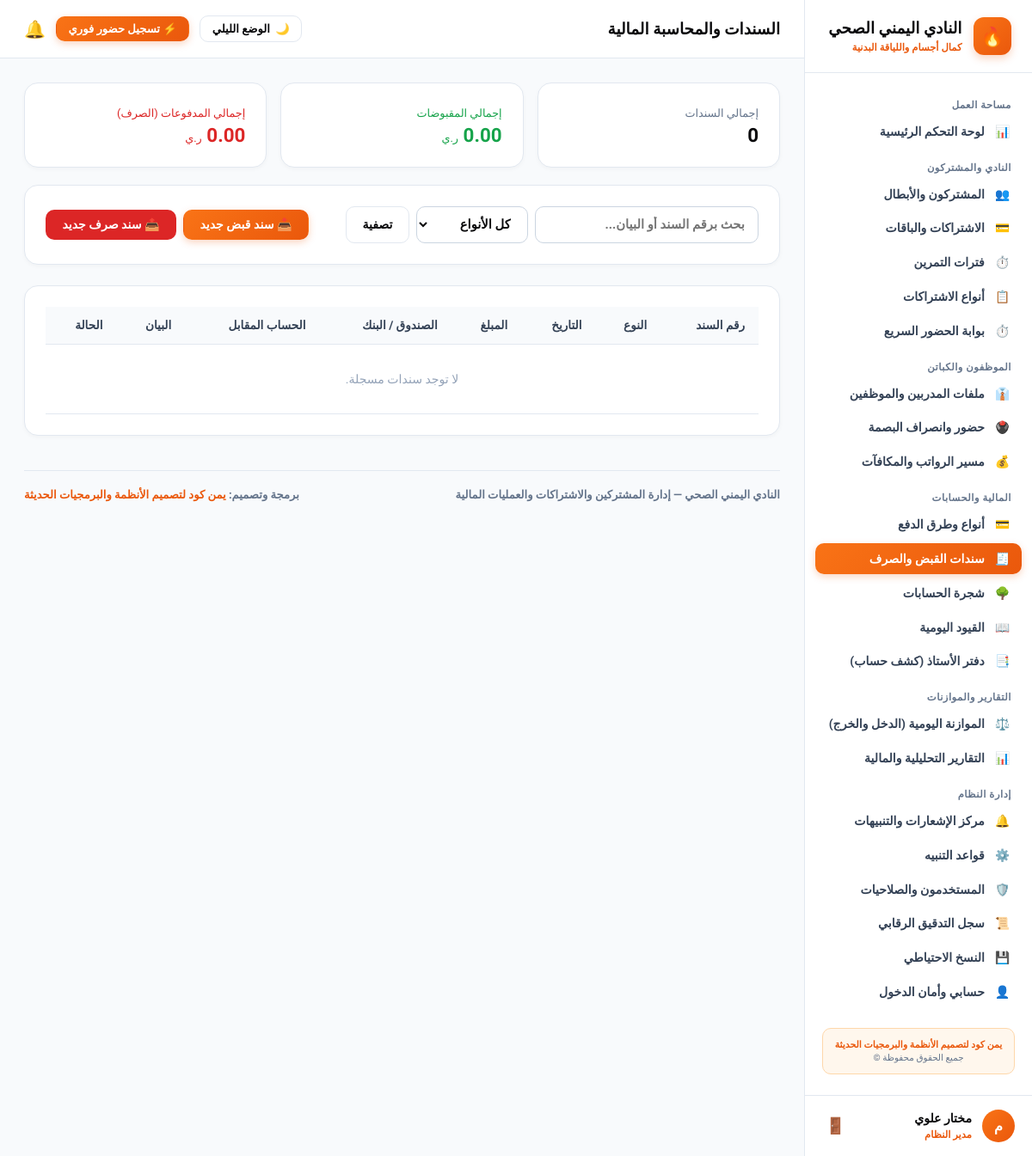
/accounting/vouchers (signed in), run on an earlier commit of the app's database.
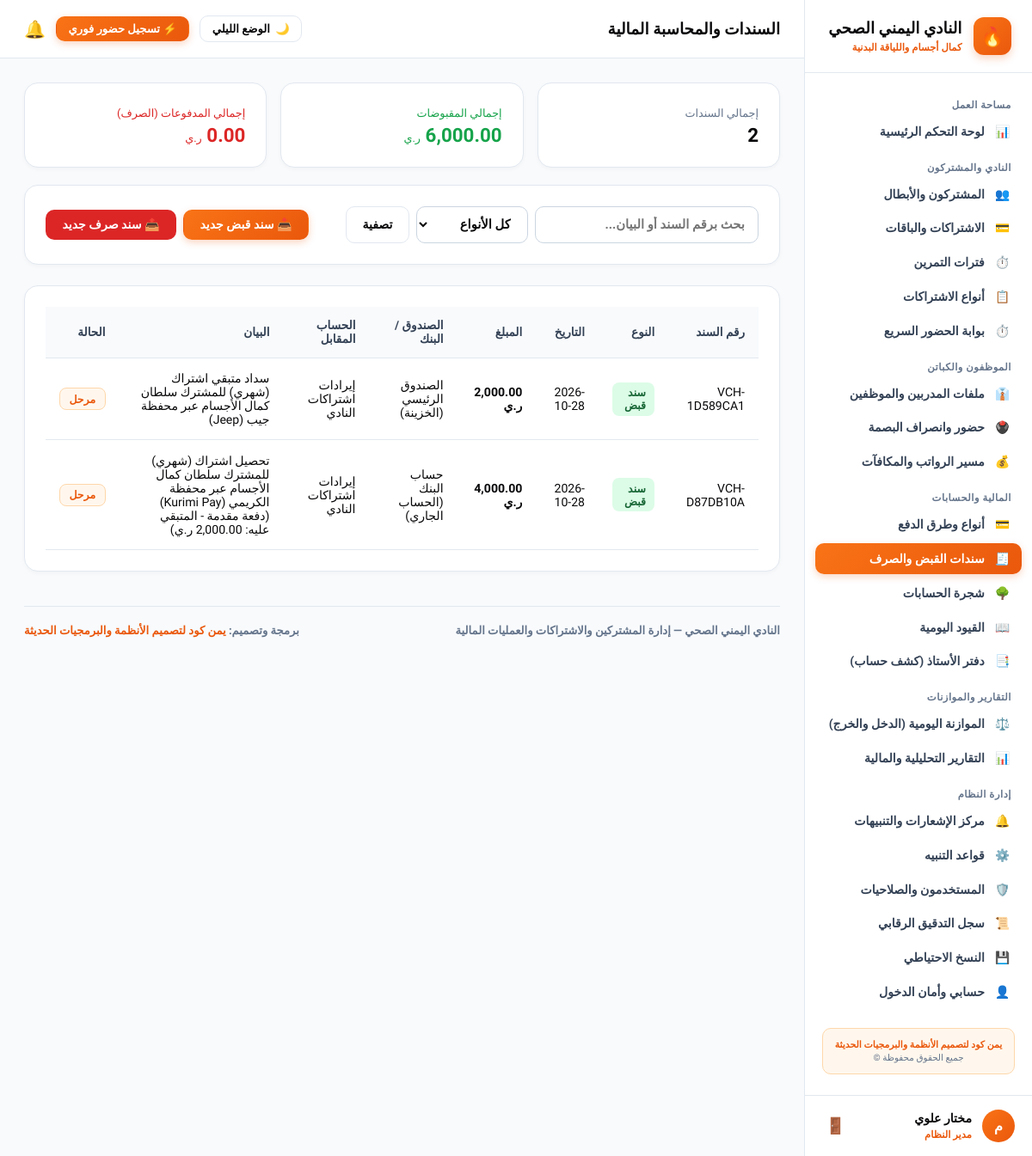
And on a later commit of the database.
### app/models.py (models this page shows, shortened)
class User(UserMixin, db.Model):
    __tablename__ = "users"
    id = db.Column(db.Integer, primary_key=True)
    username = db.Column(db.String(80), unique=True, nullable=False)
    password_hash = db.Column(db.String(255), nullable=False)
    full_name = db.Column(db.String(120), nullable=False)
    role_name = db.Column(db.String(50), default="مدير النظام")
    is_active = db.Column(db.Boolean, default=True)
    created_at = db.Column(db.DateTime, default=datetime.utcnow)

class Voucher(db.Model):
    __tablename__ = "vouchers"
    id = db.Column(db.Integer, primary_key=True)
    voucher_number = db.Column(db.String(50), unique=True, nullable=False)
    voucher_type = db.Column(db.String(20), nullable=False)
    voucher_date = db.Column(db.Date, default=date.today)
    amount = db.Column(db.Float, nullable=False, default=0.0)
    account_id = db.Column(db.Integer, db.ForeignKey("accounts.id"), nullable=False)
    contra_account_id = db.Column(db.Integer, db.ForeignKey("accounts.id"), nullable=False)
    description = db.Column(db.String(255), nullable=True)
    status = db.Column(db.String(30), default="مرحل")
    created_at = db.Column(db.DateTime, default=datetime.utcnow)
    account = db.relationship("Account", foreign_keys=[account_id])
    contra_account = db.relationship("Account", foreign_keys=[contra_account_id])

class Account(db.Model):
    __tablename__ = "accounts"
    id = db.Column(db.Integer, primary_key=True)
    code = db.Column(db.String(30), unique=True, nullable=False)
    name = db.Column(db.String(150), nullable=False)
    parent_id = db.Column(db.Integer, db.ForeignKey("accounts.id"), nullable=True)
    node_type = db.Column(db.String(30), default="فرعي")
    is_postable = db.Column(db.Boolean, default=True)
    balance = db.Column(db.Float, default=0.0)
    children = db.relationship("Account", backref=db.backref("parent", remote_side=[id]), lazy=True)

### app/routes/accounting.py (the view, shortened to what this page needs)
@accounting_bp.route("/vouchers", methods=["GET", "POST"])
@login_required
def vouchers():
    q = request.args.get("q", "").strip()
    v_type = request.args.get("type", "")
    query = Voucher.query
    if q:
        query = query.filter((Voucher.voucher_number.contains(q)) | (Voucher.description.contains(q)))
    if v_type:
        query = query.filter(Voucher.voucher_type == v_type)
    all_vouchers = query.order_by(Voucher.id.desc()).all()
    cash_accounts = Account.query.filter(Account.node_type.in_(["صندوق", "بنك"])).all()
    all_postable_accounts = Account.query.filter_by(is_postable=True).all()
    total_receipts = sum(v.amount for v in all_vouchers if v.voucher_type == "قبض")
    total_payments = sum(v.amount for v in all_vouchers if v.voucher_type == "صرف")
    return render_template(
        "accounting/vouchers.html",
        vouchers=all_vouchers,
        cash_accounts=cash_accounts,
        postable_accounts=all_postable_accounts,
        total_receipts=total_receipts,
        total_payments=total_payments,
        q=q,
        type=v_type
    )

### app/templates/accounting/vouchers.html (shortened to what this page needs)
{% extends "base.html" %}
{% block header_title %}السندات والمحاسبة المالية{% endblock %}
{% block content %}
<div style="display: grid; grid-template-columns: repeat(auto-fit, minmax(200px, 1fr)); gap: 1rem; margin-bottom: 1.25rem;">
  <div class="card" style="margin: 0;">
    <span style="font-size: 0.8rem; color: #64748b;">إجمالي السندات</span>
    <h3 style="margin: 0.25rem 0 0 0; font-size: 1.4rem;">{{ vouchers|length }}</h3>
  </div>
  <div class="card" style="margin: 0;">
    <span style="font-size: 0.8rem; color: #16a34a;">إجمالي المقبوضات</span>
    <h3 style="margin: 0.25rem 0 0 0; font-size: 1.4rem; color: #16a34a;">{{ "{:,.2f}".format(total_receipts) }} <span style="font-size: 0.8rem; font-weight: normal;">ر.ي</span></h3>
  </div>
  <div class="card" style="margin: 0;">
    <span style="font-size: 0.8rem; color: #dc2626;">إجمالي المدفوعات (الصرف)</span>
    <h3 style="margin: 0.25rem 0 0 0; font-size: 1.4rem; color: #dc2626;">{{ "{:,.2f}".format(total_payments) }} <span style="font-size: 0.8rem; font-weight: normal;">ر.ي</span></h3>
  </div>
</div>
<div class="card" style="display: flex; justify-content: space-between; align-items: center; flex-wrap: wrap; gap: 1rem;">
  <form method="GET" action="{{ url_for('accounting.vouchers') }}" style="display: flex; gap: 0.5rem; flex: 1; max-width: 480px;">
    <input type="text" name="q" value="{{ q }}" placeholder="بحث برقم السند أو البيان..." class="form-control">
    <select name="type" class="form-control" style="max-width: 130px;">
      <option value="">كل الأنواع</option>
    </select>
    <button type="submit" class="btn btn-secondary">تصفية</button>
  </form>
  <div style="display: flex; gap: 0.5rem;">
    <button type="button" class="btn btn-primary" onclick="openNewVoucherModal('قبض')">📥 سند قبض جديد</button>
    <button type="button" class="btn btn-danger" onclick="openNewVoucherModal('صرف')">📤 سند صرف جديد</button>
  </div>
</div>
<div class="card">
  <div class="table-responsive">
    <table>
      <thead>
        <tr>
          <th>رقم السند</th>
          <th>النوع</th>
          <th>التاريخ</th>
          <th>المبلغ</th>
          <th>الصندوق / البنك</th>
          <th>الحساب المقابل</th>
          <th>البيان</th>
          <th>الحالة</th>
        </tr>
      </thead>
      <tbody>
        {% for v in vouchers %}
        <tr>
          <td><code>{{ v.voucher_number }}</code></td>
          <td>
            {% if v.voucher_type == 'قبض' %}
              <span class="badge badge-success">سند قبض</span>
            {% else %}
              <span class="badge badge-danger">سند صرف</span>
            {% endif %}
          </td>
          <td>{{ v.voucher_date }}</td>
          <td><strong>{{ "{:,.2f}".format(v.amount) }} ر.ي</strong></td>
          <td>{{ v.account.name }}</td>
          <td>{{ v.contra_account.name }}</td>
          <td>{{ v.description or '-' }}</td>
          <td><span class="badge badge-info">{{ v.status }}</span></td>
        </tr>
        {% else %}
        <tr>
          <td colspan="8" style="text-align: center; color: #94a3b8; padding: 2rem;">لا توجد سندات مسجلة.</td>
        </tr>
        {% endfor %}
      </tbody>
    </table>
  </div>
</div>
{% endblock %}

### app/templates/base.html (shortened to what this page needs)
<!doctype html>
<html lang="ar" dir="rtl" data-theme="light">
<head>
  <link rel="stylesheet" href="{{ url_for('static', filename='css/theme-iron.css') }}">
</head>
<body>
  <div class="layout-root">
    <aside class="sidebar">
      <a href="{{ url_for('dashboard.index') }}" class="sidebar-brand">
        <div class="brand-icon">🔥</div>
        <div>
          <strong style="font-size: 1.15rem; display: block; line-height: 1.25; font-weight: 900;">النادي اليمني الصحي</strong>
          <span style="font-size: 0.72rem; color: var(--primary); font-weight: 800;">كمال أجسام واللياقة البدنية</span>
        </div>
      </a>
      <div class="sidebar-nav">
        <div class="nav-group-title">مساحة العمل</div>
        <a href="{{ url_for('dashboard.index') }}" class="nav-link {% if request.path == '/dashboard/' %}active{% endif %}">
          <span>📊</span>
          <span>لوحة التحكم الرئيسية</span>
        </a>
        <div class="nav-group-title">النادي والمشتركون</div>
        <a href="{{ url_for('members.index') }}" class="nav-link {% if '/members' in request.path %}active{% endif %}">
          <span>👥</span>
          <span>المشتركون والأبطال</span>
        </a>
        <a href="{{ url_for('subscriptions.index') }}" class="nav-link {% if request.path == '/subscriptions/' %}active{% endif %}">
          <span>💳</span>
          <span>الاشتراكات والباقات</span>
        </a>
        <a href="{{ url_for('shifts.index') }}" class="nav-link {% if '/shifts' in request.path %}active{% endif %}">
          <span>⏱️</span>
          <span>فترات التمرين</span>
        </a>
        <a href="{{ url_for('subscriptions.plans') }}" class="nav-link {% if '/subscriptions/plans' in request.path %}active{% endif %}">
          <span>📋</span>
          <span>أنواع الاشتراكات</span>
        </a>
        <a href="{{ url_for('attendance.index') }}" class="nav-link {% if '/member-attendance' in request.path %}active{% endif %}">
          <span>⏱️</span>
          <span>بوابة الحضور السريع</span>
        </a>
        <div class="nav-group-title">الموظفون والكباتن</div>
        <a href="{{ url_for('employees.index') }}" class="nav-link {% if request.path == '/employees/' %}active{% endif %}">
          <span>👔</span>
          <span>ملفات المدربين والموظفين</span>
        </a>
        <a href="{{ url_for('employees.attendance') }}" class="nav-link {% if '/employees/attendance' in request.path %}active{% endif %}">
          <span>🖲️</span>
          <span>حضور وانصراف البصمة</span>
        </a>
        <a href="{{ url_for('employees.payroll') }}" class="nav-link {% if '/employees/payroll' in request.path %}active{% endif %}">
          <span>💰</span>
          <span>مسير الرواتب والمكافآت</span>
        </a>
        <div class="nav-group-title">المالية والحسابات</div>
        <a href="{{ url_for('payments.methods') }}" class="nav-link {% if '/payments/methods' in request.path %}active{% endif %}">
          <span>💳</span>
          <span>أنواع وطرق الدفع</span>
        </a>
        <a href="{{ url_for('accounting.vouchers') }}" class="nav-link {% if '/accounting/vouchers' in request.path %}active{% endif %}">
          <span>🧾</span>
          <span>سندات القبض والصرف</span>
        </a>
        <a href="{{ url_for('accounting.accounts') }}" class="nav-link {% if '/accounting/accounts' in request.path %}active{% endif %}">
          <span>🌳</span>
          <span>شجرة الحسابات</span>
        </a>
        <a href="{{ url_for('accounting.journal') }}" class="nav-link {% if '/accounting/journal' in request.path %}active{% endif %}">
          <span>📖</span>
          <span>القيود اليومية</span>
        </a>
        <a href="{{ url_for('accounting.ledger') }}" class="nav-link {% if '/accounting/ledger' in request.path %}active{% endif %}">
          <span>📑</span>
          <span>دفتر الأستاذ (كشف حساب)</span>
        </a>
        <div class="nav-group-title">التقارير والموازنات</div>
        <a href="{{ url_for('reports.daily_balance') }}" class="nav-link {% if '/reports/daily-balance' in request.path %}active{% endif %}">
          <span>⚖️</span>
          <span>الموازنة اليومية (الدخل والخرج)</span>
        </a>
        <a href="{{ url_for('reports.index') }}" class="nav-link {% if request.path == '/reports/' %}active{% endif %}">
          <span>📊</span>
          <span>التقارير التحليلية والمالية</span>
        </a>
        <div class="nav-group-title">إدارة النظام</div>
        <a href="{{ url_for('notifications.index') }}" class="nav-link {% if request.path == '/notifications/' %}active{% endif %}">
          <span>🔔</span>
          <span>مركز الإشعارات والتنبيهات</span>
        </a>
        <a href="{{ url_for('notifications.rules') }}" class="nav-link {% if '/notifications/rules' in request.path %}active{% endif %}">
          <span>⚙️</span>
          <span>قواعد التنبيه</span>
        </a>
        <a href="{{ url_for('auth.users') }}" class="nav-link {% if '/auth/users' in request.path %}active{% endif %}">
          <span>🛡️</span>
          <span>المستخدمون والصلاحيات</span>
        </a>
        <a href="{{ url_for('system.audit') }}" class="nav-link {% if '/system/audit' in request.path %}active{% endif %}">
          <span>📜</span>
          <span>سجل التدقيق الرقابي</span>
        </a>
        <a href="{{ url_for('system.backup') }}" class="nav-link {% if '/system/backup' in request.path %}active{% endif %}">
          <span>💾</span>
          <span>النسخ الاحتياطي</span>
        </a>
        <a href="{{ url_for('auth.profile') }}" class="nav-link {% if '/auth/profile' in request.path %}active{% endif %}">
          <span>👤</span>
          <span>حسابي وأمان الدخول</span>
        </a>
        <div style="margin: 1.5rem 0.5rem 0.5rem 0.5rem; padding: 0.75rem; background: var(--badge-fire-bg); border: 1px solid var(--badge-fire-border); border-radius: 10px; text-align: center;">
          <span style="display: block; font-size: 0.68rem; font-weight: 800; color: var(--primary);">يمن كود لتصميم الأنظمة والبرمجيات الحديثة</span>
          <span style="display: block; font-size: 0.65rem; color: var(--text-caption); margin-top: 2px;">جميع الحقوق محفوظة ©</span>
        </div>
      </div>
      <div class="sidebar-user">
        <div class="user-info">
          <div class="user-avatar">{{ current_user.full_name[0] if current_user.is_authenticated else 'م' }}</div>
          <div>
            <strong style="font-size: 0.88rem; display: block; font-weight: 900;">{{ current_user.full_name if current_user.is_authenticated else 'مستخدم' }}</strong>
            <span style="font-size: 0.72rem; color: var(--primary); font-weight: 800;">{{ current_user.role_name if current_user.is_authenticated else 'مدير النادي' }}</span>
          </div>
        </div>
        <form method="POST" action="{{ url_for('auth.logout') }}">
          <button type="submit" title="تسجيل الخروج" style="background: none; border: none; cursor: pointer; color: var(--text-caption); font-size: 1.15rem; padding: 4px;">
            🚪
          </button>
        </form>
      </div>
    </aside>
    <div class="main-wrapper">
      <header class="topbar">
        <div>
          <h1 style="font-size: 1.15rem; margin: 0; font-weight: 900; color: var(--text-main);">
            {% block header_title %}النادي اليمني الصحي · نظام إدارة الصالة والأنشطة الرياضية{% endblock %}
          </h1>
        </div>
        <div style="display: flex; align-items: center; gap: 0.75rem;">
          <button type="button" class="theme-switch-btn" id="themeToggleBtn" onclick="toggleTheme()" title="التبديل بين الوضع الليلي والنهاري">
            <span id="themeBtnIcon">🌙</span>
            <span id="themeBtnText">الوضع الليلي</span>
          </button>
          <a href="{{ url_for('attendance.index') }}" class="btn btn-primary" style="font-size: 0.82rem; padding: 0.4rem 0.85rem;">
            ⚡ تسجيل حضور فوري
          </a>
          <a href="{{ url_for('notifications.index') }}" title="الإشعارات" style="text-decoration: none; font-size: 1.25rem; position: relative;">
            🔔
          </a>
        </div>
      </header>
      <main class="content-area">
        {% block content %}{% endblock %}
        <footer style="margin-top: 2.5rem; padding-top: 1.25rem; border-top: 1.5px solid var(--card-border); display: flex; justify-content: space-between; align-items: center; flex-wrap: wrap; gap: 0.75rem; font-size: 0.82rem; color: var(--text-caption); font-weight: 700;">
          <div>
            <strong>النادي اليمني الصحي</strong> — إدارة المشتركين والاشتراكات والعمليات المالية
          </div>
          <div>
            برمجة وتصميم: <strong style="color: var(--primary);">يمن كود لتصميم الأنظمة والبرمجيات الحديثة</strong>
          </div>
        </footer>
      </main>
    </div>
  </div>
</body>
</html>

What changed in the data, as far as the page shows it:
added Voucher: voucher_number "VCH-1D589CA1", voucher_type "سند قبض", voucher_date "2026-10-28", amount "2,000.00", account.name "الصندوق الرئيسي (الخزينة)", contra_account.name "إيرادات اشتراكات النادي", description "سداد متبقي اشتراك (شهري) للمشترك سلطان كمال الأجسام عبر محفظة جيب (Jeep)", status "مرحل"
added Voucher: voucher_number "VCH-D87DB10A", voucher_type "سند قبض", voucher_date "2026-10-28", amount "4,000.00", account.name "حساب البنك (الحساب الجاري)", contra_account.name "إيرادات اشتراكات النادي", description "تحصيل اشتراك (شهري) للمشترك سلطان كمال الأجسام عبر محفظة الكريمي (Kurimi Pay) (دفعة مقدمة - المتبقي عليه: 2,000.00 ر.ي)", status "مرحل"
Also different on the page:
{{ vouchers|length }}: "0" → "2"
text no longer shown: "لا توجد سندات مسجلة."
